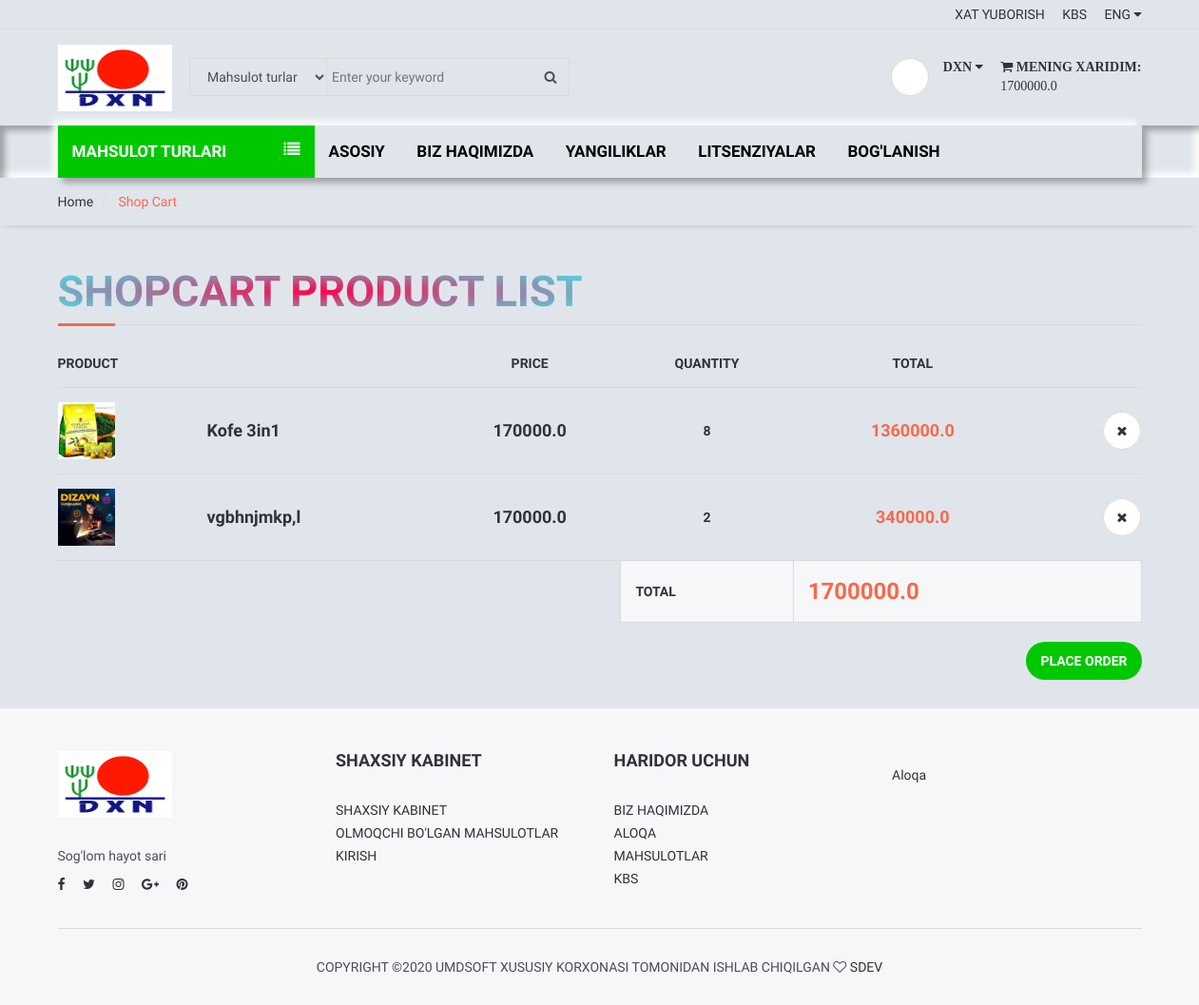
The app's page /shopcart/ (signed in), older data.
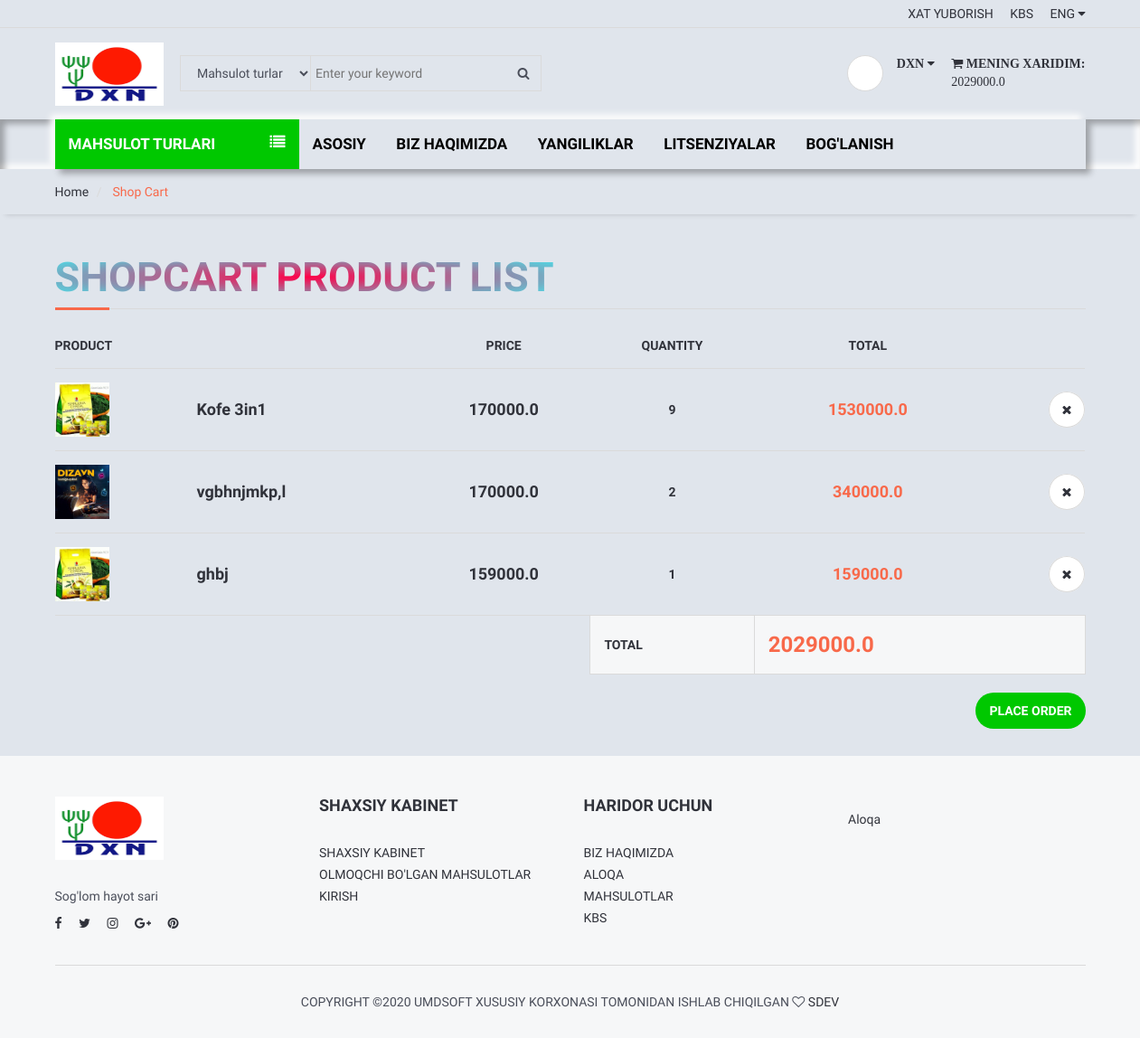
The same page, newer data.
### order/models.py (models this page shows, shortened)
class ShopCart(models.Model):
    user = models.ForeignKey(User, on_delete=models.SET_NULL, null=True)
    product = models.ForeignKey(Product, on_delete=models.SET_NULL, null=True)
    quantity = models.IntegerField()
    @property
    def amount(self):
        return (self.quantity * self.product.price)

### product/models.py (models this page shows, shortened)
class Product(models.Model):
    STATUS = (
        ('True', 'Mavjud'),
        ('False', 'Mavjud emas'),
    )
    category = models.ForeignKey(Category, on_delete=models.CASCADE)
    title = models.CharField(max_length=222,unique=True)
    keywords = models.CharField(max_length=222, unique=True)
    description = models.TextField(blank=True)
    image = models.ImageField(upload_to='images/', blank=True)
    price = models.FloatField()
    amount = models.IntegerField()
    minamount = models.IntegerField()
    detail=RichTextUploadingField()
    slug = models.SlugField(null=False, unique=True)
    status = models.CharField(max_length=10,choices=STATUS)
    create_at = models.DateTimeField(auto_now_add=True)
    update_at = models.DateTimeField(auto_now=True)
    class Meta:
        verbose_name = 'product'
        verbose_name_plural = 'products'
    def __str__(self):
        return self.title
    def image_tag(self):
        return mark_safe('<img src="{}" height="50">'.format(self.image.url))
    image_tag.short_description='Image'

### order/views.py (the view)
# urls.py: path('shopcart/', OrderViews.shopcart, name='shopcart'),
def shopcart(request):
    category = Category.objects.all()
    current_user = request.user
    shopcart = ShopCart.objects.filter(user_id=current_user.id)
    total = 0
    for rs in shopcart:
        total += rs.product.price * rs.quantity
    context = {
        'shopcart': shopcart,
        'category': category,
        'total': total,
    }
    return render(request, 'shopcart.html', context)

### order/templates/shopcart.html (shortened to what this page needs)
{% extends 'homebase.html'%}
{% load static %}
{% block sidebar %}{% include 'sidebar.html' %} {% endblock %}
{% block body %}
	<div id="breadcrumb">
		<div class="container">
			<ul class="breadcrumb">
				<li><a href="/">Home</a></li>
				<li class="active"> Shop Cart  </li>
			</ul>
		</div>
	</div>
	<div class="section">
		<div class="container">
			<div class="row">
                    <div class="col-md-12">
						<div class="order-summary clearfix">
							<div class="section-title">
								<h3 class="title">Shopcart Product List</h3>
							</div>
							<table class="shopping-cart-table table">
								<thead>
									<tr>
										<th>Product</th>
										<th></th>
										<th class="text-center">Price</th>
										<th class="text-center">Quantity</th>
										<th class="text-center">Total</th>
										<th class="text-right"></th>
									</tr>
								</thead>
								<tbody>
                                {% for rs in shopcart %}
									<tr>
										<td class="thumb"><img src="{{ rs.product.image.url }}" alt=""></td>
										<td class="details">
											<a href="/product/{{ rs.product.id }}/{{ rs.product.slug }}">{{ rs.product}}</a>
										</td>
										<td class="price text-center"><strong>{{rs.product.price}}</strong><br></td>
                                        <td class="qty text-center"><strong>{{ rs.quantity }} </strong></td>
										<td class="total text-center"><strong class="primary-color">{{rs.amount}}</strong></td>
                                        <td class="text-right"><a href="/order/deletefromcart/{{ rs.id }}" onclick="return confirm('Delete! Are you sure?')" class="main-btn icon-btn"><i class="fa fa-close"></i></a></td>
									</tr>
                                {% endfor %}
								</tbody>
								<tfoot>
									<tr>
										<th class="empty" colspan="3"></th>
										<th>TOTAL</th>
										<th colspan="2" class="total">{{total}}</th>
									</tr>
								</tfoot>
							</table>
							<div class="pull-right">
								<a href="/order/orderproduct" class="primary-btn">Place Order</a>
							</div>
						</div>
					</div>
			</div>
		</div>
	</div>
 {% endblock %}
{% block foot %}{% include 'footer.html' %} {% endblock %}

### home/templates/header.html (shortened to what this page needs)
{% load static %}
	<header>
		<div id="top-header">
			<div class="container">
				<div class="pull-right">
					<ul class="header-top-links">
						<li><a href="/contact">Xat yuborish</a></li>
						<li><a href="/faq">KBS</a></li>
						<li class="dropdown default-dropdown">
							<a class="dropdown-toggle" data-toggle="dropdown" aria-expanded="true">ENG <i class="fa fa-caret-down"></i></a>
						</li>
					</ul>
				</div>
			</div>
		</div>
		<div id="header">
			<div class="container">
				<div class="pull-left">
					<div class="header-logo">
						<a class="logo" href="#">
							<img src="{% static 'dxn.ico' %}" alt="">
						</a>
					</div>
					<div class="header-search">
						<form action="/search/" method="post">
							<input id="query" name="query" class="input search-input" type="text" placeholder="Enter your keyword">
							<select name="catid" class="input search-categories">
								<option value="0">Mahsulot turlari</option>
							</select>
							<button class="search-btn"><i class="fa fa-search"></i></button>
						</form>
					</div>
				</div>
				<div class="pull-right">
					<ul class="header-btns">
						<li class="header-account dropdown default-dropdown">
                            {% if user.id is not None %}
						    	<div class="dropdown-toggle" role="button" data-toggle="dropdown" aria-expanded="true">
						    		<div class="header-btns-icon">
							    	</div>
							    	<strong class="text-uppercase">{{ user }} <i class="fa fa-caret-down"></i></strong>
							    </div>
                            {% else %}
							    <a href="/login/" class="text-uppercase">Login</a> / <a href="/signup/" class="text-uppercase">Ro'yxatdan o'tish</a>
							{% endif %}
						</li>
						<li class="header-cart dropdown default-dropdown">
							<a href="/shopcart/"><i class="fa fa-shopping-cart"></i>
								<strong class="text-uppercase">Mening xaridim:</strong>
								<br>
								<span>{{ total }}</span>
							</a>
						</li>
					</ul>
				</div>
			</div>
		</div>
	</header>

Row changes from the older to the newer data that the page shows:
changed ShopCart "Kofe 3in1": quantity "8" → "9"; amount "1360000.0" → "1530000.0"
added ShopCart: product.image (picture), product "ghbj", product.price "159000.0", quantity "1", amount "159000.0"
Text that changed along with them:
{{ total }}: "1700000.0" → "2029000.0"
